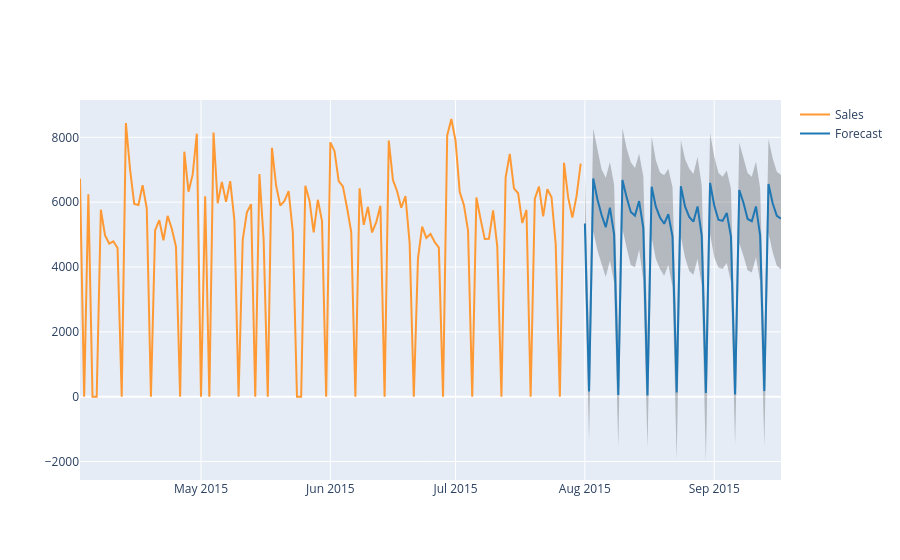

The notebook cell this image was saved under:
### Code cell
group_key = '10'
from hana_ml.visualizers.visualizer_base import forecast_line_plot
forecast_line_plot(pred_data=predres_hdf.filter(f""" "Store" = '{group_key}'""").drop("Store").set_index("DATE"),
                   confidence=("LOWER_90%PI", "UPPER_90%PI"),
                   actual_data=predall_sub.select('DATE', 'Sales', 'Store').filter(f""" "Store" = '{group_key}' and DATE > TO_DATE(\'2015-04-01\') """).drop("Store").set_index("DATE"))
